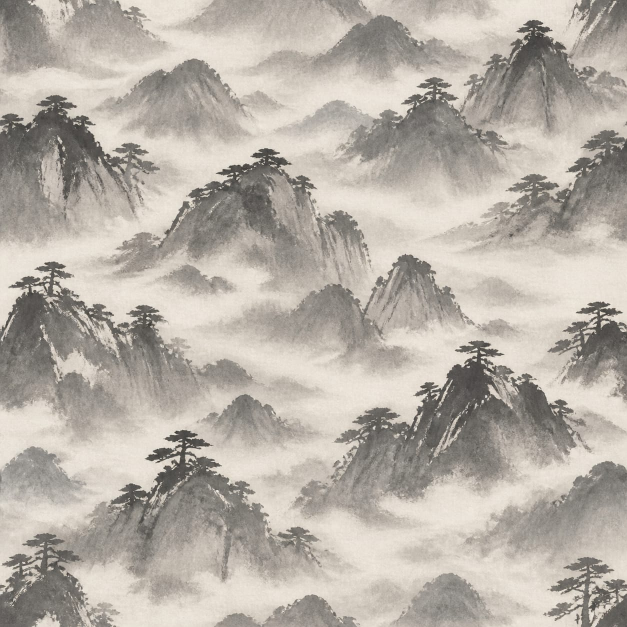
#> input picture assets/texture-sources/ink-wash-mountains-raw.jpg, 1254 x 1254 px (shown at 1/2 size)
$ python build_ink_wash_mountains.py
#> lines starting #> are read from the running program, lines starting #| are printed output that depends on the picture
### tools/theme_writer.py
"""Reusable writer for N64FlashcartMenu V1 theme PNG packages."""

from __future__ import annotations

import math
import struct
import zlib
from collections import namedtuple
from pathlib import Path
from typing import Iterable

from PIL import Image


WIDTH = 64
# Regions retain byte-sized origins.  A 32px texture can therefore start as
# late as row 255 and extend through row 286.
MAX_HEIGHT = 287
MAX_STATIC_WIDTH = 640
MAX_STATIC_HEIGHT = 480
NAME = 1
FAMILY = 2
COLORS = 3
BACKGROUND = 4
REGIONS = 5
TAB_GEOMETRY = 6
INTERNAL_BORDER = 7
TEXTURE_ANIMATION = 8
PARAMETER_ANIMATION = 9
TEXTURE_ORIGIN = 10

# Animation flag bits shared by Type 8 texture animation and Type 9 parameter
# animation. Combining PING_PONG | INTERPOLATE is valid; LOOP and PING_PONG
# are mutually exclusive playback modes.
ANIMATION_LOOP = 0
ANIMATION_PING_PONG = 1 << 0
ANIMATION_ONCE = 1 << 1
ANIMATION_REVERSED = 1 << 2
ANIMATION_INTERPOLATE = 1 << 3

# Rotation is expressed in radians per 60 Hz tick. Large fullscreen repeating
# fields can cause discomfort well below the format's technical ±0.25 limit,
# so authored themes use this conservative ceiling unless a future validator
# grants an explicit, reviewed exception.
COMFORTABLE_ROTATION_LIMIT = 0.001

COLOR_NAMES = (
    "background panel border text muted_text accent highlight tab_inactive "
    "tab_active shadow success warning gradient_tl gradient_tr gradient_bl gradient_br"
).split()
Palette = namedtuple("Palette", COLOR_NAMES)
ParameterFrame = namedtuple("ParameterFrame", (
    "background panel border text muted_text accent highlight tab_inactive "
    "tab_active shadow success warning gradient_tl gradient_tr gradient_bl gradient_br "
    "gradient_speed gradient_warp layer0_scale layer1_scale layer0_dx layer0_dy "
    "layer1_dx layer1_dy rotation layer0_alpha layer1_alpha layer0_texture layer1_texture"
), defaults=(None,) * 29)
Rectangle = namedtuple("Rectangle", "x y width height", defaults=(0, 0, 0, 0))
Animation = namedtuple("Animation", "frame_ticks flags columns", defaults=(0, 0, 1))
ParameterAnimation = namedtuple("ParameterAnimation", "frames animation")
PackedArtwork = namedtuple("PackedArtwork", "image rectangles")
TextureRegions = namedtuple("TextureRegions", "layer0 layer1 border",
                            defaults=(Rectangle(), Rectangle(), Rectangle()))
DualTextureBackground = namedtuple("DualTextureBackground", (
    "layer0_scale layer1_scale layer0_dx layer0_dy layer1_dx layer1_dy "
    "rotation layer0_alpha layer1_alpha"))


def _uint(value: int, bits: int, label: str) -> int:
    value = int(value)
    if not 0 <= value < 1 << bits:
        raise ValueError(f"{label} must be 0..{(1 << bits) - 1}")
    return value


def _finite(value: float, label: str) -> float:
    value = float(value)
    if not math.isfinite(value):
        raise ValueError(f"{label} must be finite")
    return value


def rgba(hex_rgb: str, alpha: int = 255) -> tuple[int, int, int, int]:
    """Create an RGBA tuple from a six-digit hexadecimal RGB string."""
    if len(hex_rgb) != 6:
        raise ValueError("RGB colors must contain exactly six hexadecimal digits")
    try:
        rgb = bytes.fromhex(hex_rgb)
    except ValueError as error:
        raise ValueError("RGB colors must contain hexadecimal digits") from error
    return (*rgb, _uint(alpha, 8, "alpha"))


# [16 lines left out: function lerp_rgba, not called in this run]


def close_seams(image: Image.Image) -> Image.Image:
    """Return an RGBA image whose opposite edge pixels match exactly."""
    output = image.convert("RGBA")
    if output.width < 2 or output.height < 2:
        raise ValueError("seam closure needs an image at least 2x2 pixels")
    pixels = output.load()
    for y in range(output.height):
        value = tuple((pixels[0, y][channel] + pixels[output.width - 1, y][channel]) // 2
                      for channel in range(4))
        pixels[0, y] = pixels[output.width - 1, y] = value
    for x in range(output.width):
        value = tuple((pixels[x, 0][channel] + pixels[x, output.height - 1][channel]) // 2
                      for channel in range(4))
        pixels[x, 0] = pixels[x, output.height - 1] = value
    return output


# [21 lines left out: function quantize_fixed_palette, not called in this run]


def palette(*colors) -> Palette:
    """Build the required sixteen-color palette from RGBA tuples or hex strings."""
    if len(colors) != len(COLOR_NAMES):
        raise ValueError("a theme palette must contain sixteen colors")
    normalized = []
    for color in colors:
        if isinstance(color, str):
            color = rgba(color)
        elif len(color) == 2 and isinstance(color[0], str):
            color = rgba(*color)
        if len(color) != 4:
            raise ValueError("palette colors must be RGBA tuples")
        normalized.append(tuple(_uint(channel, 8, "color channel") for channel in color))
    return Palette(*normalized)


def colors_record(colors: Palette) -> tuple[int, bytes]:
    """Encode a sixteen-color theme palette."""
    return COLORS, b"".join(bytes(color) for color in colors)


# [5 lines left out: function decode_palette, not called in this run]


def text_record(kind: int, value: str) -> tuple[int, bytes]:
    """Encode a theme name or family."""
    if kind not in (NAME, FAMILY):
        raise ValueError("text records are only valid for name and family")
    encoded = value.encode("ascii")
    if not 1 <= len(encoded) <= 63 or b"\0" in encoded:
        raise ValueError("theme text must be 1..63 non-NUL ASCII bytes")
    return kind, encoded


# [6 lines left out: function gradient_background, not called in this run]


def static_image_background() -> tuple[int, bytes]:
    """Use the complete artwork image as a non-repeating static background."""
    return BACKGROUND, bytes((5,))


def dual_texture_background(layer0_scale: float, layer1_scale: float,
                            layer0_dx: float, layer0_dy: float,
                            layer1_dx: float, layer1_dy: float,
                            rotation: float = 0, layer0_alpha: int = 255,
                            layer1_alpha: int = 255) -> tuple[int, bytes]:
    """Encode a dual-layer UV background without exposing binary packing."""
    values = tuple(_finite(value, "texture parameter") for value in (
        layer0_scale, layer1_scale, layer0_dx, layer0_dy,
        layer1_dx, layer1_dy, rotation))
    if not all(0.015625 <= scale <= 16 for scale in values[:2]):
        raise ValueError("texture scales must be 0.015625..16")
    if not all(-4 <= velocity <= 4 for velocity in values[2:6]):
        raise ValueError("texture velocities must be -4..4")
    if not -0.25 <= values[6] <= 0.25:
        raise ValueError("texture rotation must be -0.25..0.25")
    return (BACKGROUND, bytes((1,)) + struct.pack("<7f", *values)
            + bytes((_uint(layer0_alpha, 8, "layer 0 alpha"),
                     _uint(layer1_alpha, 8, "layer 1 alpha"))))


# [13 lines left out: functions decode_dual_texture_background, texture_origin, not called in this run]


def internal_border(style: int) -> tuple[int, bytes]:
    """Select one of the built-in border styles."""
    return INTERNAL_BORDER, bytes((_uint(style, 8, "border style"),))


def texture_animations(layer0_frames: int, layer0: Animation,
                       layer1_frames: int = 0,
                       layer1: Animation = Animation()) -> tuple[int, bytes]:
    """Encode animation descriptors for the two texture layers."""
    return (TEXTURE_ANIMATION,
            _pack_animation_for_frames(layer0, layer0_frames)
            + _pack_animation_for_frames(layer1, layer1_frames))


def regions_record(regions: TextureRegions, y_offset: int = 0) -> tuple[int, bytes]:
    """Encode atlas rectangles, applying the final PNG artwork-row offset."""
    packed = bytearray()
    for rectangle in regions:
        values = (rectangle.x, rectangle.y + y_offset if rectangle.height else 0,
                  rectangle.width, rectangle.height)
        packed.extend(_uint(value, 8, "region coordinate") for value in values)
    return REGIONS, bytes(packed)


def tlv(kind: int, value: bytes) -> bytes:
    return bytes((_uint(kind, 8, "record type"),)) + struct.pack(
        "<H", _uint(len(value), 16, "record length")) + value


def _pack_animation_for_frames(animation: Animation, frame_count: int) -> bytes:
    frame_count = _uint(frame_count, 8, "frame count")
    if frame_count == 0:
        return b"\0" * 5
    columns = _uint(animation.columns, 8, "animation columns")
    frame_ticks = _uint(animation.frame_ticks, 16, "animation frame ticks")
    flags = _uint(animation.flags, 8, "animation flags")
    if flags & 0xF0 or flags & 0x03 == 0x03:
        raise ValueError("animation flags contain an unsupported playback mode")
    if frame_count == 1:
        if columns not in (0, 1) or frame_ticks or flags:
            raise ValueError("single-frame animations cannot have playback settings")
        return b"\1\0\0\0\0"
    if not columns or not frame_ticks:
        raise ValueError("multi-frame animations need columns and nonzero frame ticks")
    return struct.pack("<BBHB", frame_count, columns, frame_ticks, flags)


# [78 lines left out: functions read_metadata, record_value, replace_record, decode_regions, not called in this run]


def pack_artwork(images: Iterable[Image.Image], start_y: int = 0) -> PackedArtwork:
    """Shelf-pack images into a 64-pixel-wide transparent RGBA atlas."""
    sources = [image.convert("RGBA") for image in images]
    positions = []
    x, y, row_height = 0, start_y, 0
    for image in sources:
        if image.width > WIDTH or image.height > 255:
            raise ValueError("artwork exceeds theme PNG limits")
        if x and x + image.width > WIDTH:
            x, y, row_height = 0, y + row_height, 0
        positions.append(Rectangle(x, y, image.width, image.height))
        x += image.width
        row_height = max(row_height, image.height)
    height = y + row_height
    if height >= MAX_HEIGHT:
        raise ValueError(f"packed artwork exceeds {MAX_HEIGHT - 1} rows")
    atlas = Image.new("RGBA", (WIDTH, max(height, start_y)), (0, 0, 0, 0))
    for image, rectangle in zip(sources, positions):
        atlas.alpha_composite(image, (rectangle.x, rectangle.y))
    return PackedArtwork(atlas, tuple(positions))


def pack_after_parameters(parameter_sheet: Image.Image,
                          images: Iterable[Image.Image]) -> PackedArtwork:
    """Put parameter bytes first, then shelf-pack visible artwork below them."""
    packed = pack_artwork(images, parameter_sheet.height)
    packed.image.alpha_composite(parameter_sheet.convert("RGBA"), (0, 0))
    return packed


def _channel_bytes(channel: int, value) -> bytes:
    if channel < 16:
        packed = bytes(value)
        if len(packed) != 4:
            raise ValueError("animated colors must be RGBA tuples")
        return packed
    if channel < 25:
        value = float(value)
        if not math.isfinite(value):
            raise ValueError("animated floats must be finite")
        return struct.pack("<f", value)
    value = int(value)
    if not 0 <= value <= 255:
        raise ValueError("animated byte channels must be 0..255")
    return bytes((value,))


def pack_parameter_animation(spec: ParameterAnimation,
                             metadata_rows: int = 1
                             ) -> tuple[tuple[int, bytes], Image.Image]:
    """Encode a sparse animation and its opaque RGB parameter sheet."""
    frames = tuple(spec.frames)
    if not frames:
        raise ValueError("parameter animation needs at least one frame")
    _uint(len(frames), 8, "parameter frame count")
    _uint(metadata_rows, 8, "metadata rows")
    present = [set(i for i, value in enumerate(frame) if value is not None) for frame in frames]
    if any(channels != present[0] for channels in present[1:]):
        raise ValueError("every parameter frame must specify the same channels")
    channels = sorted(present[0])
    if not channels:
        raise ValueError("parameter animation mask cannot be empty")
    mask = sum(1 << channel for channel in channels)
    payloads = [b"".join(_channel_bytes(channel, frame[channel]) for channel in channels)
                for frame in frames]
    frame_width = (len(payloads[0]) + 2) // 3
    requested_columns = _uint(spec.animation.columns, 8, "animation columns")
    columns = min(requested_columns, WIDTH // frame_width, len(frames))
    if columns <= 0:
        raise ValueError("parameter frames do not fit the theme width")
    rows = (len(frames) + columns - 1) // columns
    sheet = Image.new("RGBA", (WIDTH, rows), (0, 0, 0, 0))
    pixels = sheet.load()
    for index, payload in enumerate(payloads):
        padded = payload.ljust(frame_width * 3, b"\0")
        origin_x = index % columns * frame_width
        origin_y = index // columns
        for x in range(frame_width):
            pixels[origin_x + x, origin_y] = (*padded[x * 3:x * 3 + 3], 255)
    animation = _pack_animation_for_frames(spec.animation._replace(columns=columns), len(frames))
    record = struct.pack("<I", mask) + bytes((0, metadata_rows, frame_width, 1)) + animation
    return (PARAMETER_ANIMATION, record), sheet


def write_theme(output: Path, records: Iterable[tuple[int, bytes]], artwork: Image.Image,
                metadata_rows: int = 1) -> None:
    records = tuple(records)
    metadata_rows = _uint(metadata_rows, 8, "metadata rows")
    if not 1 <= metadata_rows <= 4:
        raise ValueError("metadata rows must be 1..4")
    body = b"".join(tlv(kind, value) for kind, value in records) + b"\0\0\0"
    header = b"N64T" + bytes((1, metadata_rows))
    header += struct.pack("<HII", 16 + len(body), 0, zlib.crc32(body)) + body
    capacity = metadata_rows * WIDTH * 3
    if len(header) > capacity:
        raise ValueError("theme metadata exceeds its declared rows")
    header = header.ljust(capacity, b"\0")
    rgba = artwork.convert("RGBA")
    static = any(kind == BACKGROUND and value == bytes((5,)) for kind, value in records)
    max_width = MAX_STATIC_WIDTH if static else WIDTH
    max_height = MAX_STATIC_HEIGHT if static else MAX_HEIGHT - metadata_rows
    if rgba.width < WIDTH or rgba.width > max_width or (not static and rgba.width != WIDTH):
        raise ValueError(f"theme artwork width must be {WIDTH}" + (f"..{max_width}" if static else ""))
    if rgba.height < 1 or rgba.height > max_height:
        raise ValueError(f"theme artwork height must be 1..{max_height}")
    canvas = Image.new("RGBA", (rgba.width, metadata_rows + rgba.height), (0, 0, 0, 0))
    canvas.alpha_composite(rgba, (0, metadata_rows))
    pixels = canvas.load()
    for y in range(metadata_rows):
        for x in range(WIDTH):
            offset = (y * WIDTH + x) * 3
            pixels[x, y] = (*header[offset:offset + 3], 255)
    output.parent.mkdir(parents=True, exist_ok=True)
    canvas.save(output, optimize=True)

### tools/build_ink_wash_mountains.py
#!/usr/bin/env python3
"""Build the animated Ink Wash Mountains theme."""

from __future__ import annotations

import math
from pathlib import Path

from PIL import Image, ImageEnhance, ImageOps

from theme_writer import (
    ANIMATION_INTERPOLATE, ANIMATION_PING_PONG, Animation, FAMILY, NAME,
    ParameterAnimation, ParameterFrame, TextureRegions, close_seams,
    colors_record, dual_texture_background, internal_border,
    pack_after_parameters, pack_parameter_animation, palette, regions_record,
    text_record, texture_animations, write_theme,
)


ROOT = Path(__file__).resolve().parents[1]
SOURCE = ROOT / "assets" / "texture-sources" / "ink-wash-mountains-raw.jpg"
OUTPUT = ROOT / "assets" / "themes" / "ink-wash-mountains.png"
ROWS = 2
SIZE = 32
FRAME_COUNT = 4


COLORS = palette(
    "171717", ("252525", 226), "9d9a90", "f3efe4",
    "b9b6ad", "858987", "d5d0c4", "323331",
    "5b5b57", "080808", "7fc498", "c7ad72",
    "222323", "434542", "6d6c67", "9b9991",
)


def mountain_layer(source: Image.Image) -> tuple[Image.Image, Image.Image]:
    source = ImageOps.fit(source.convert("RGB"), (SIZE, SIZE),
                          method=Image.Resampling.LANCZOS)
    source = ImageOps.grayscale(source)
    source = ImageEnhance.Contrast(source).enhance(1.12)
    light = source.convert("RGBA")
    base = ImageEnhance.Brightness(source).enhance(0.54).convert("RGBA")
    return close_seams(base), close_seams(light)


def mist_frames(light_source: Image.Image) -> list[Image.Image]:
    luminance = ImageOps.grayscale(light_source)
    pixels = luminance.load()
    frames = []
    # Only describe half a cycle. Ping-pong interpolation supplies the return,
    # so neither the silhouette nor its motion snaps at the loop boundary.
    for frame_index in range(FRAME_COUNT):
        phase = frame_index * math.pi / (FRAME_COUNT - 1)
        image = Image.new("RGBA", (SIZE, SIZE), (0, 0, 0, 0))
        output = image.load()
        for y in range(SIZE):
            for x in range(SIZE):
                band = math.sin(y * math.tau / 9 + phase)
                drift = math.sin(x * math.tau / SIZE + phase * 0.65)
                threshold = 168 - 20 * band - 10 * drift
                if pixels[x, y] > threshold:
                    shade = min(247, 190 + pixels[x, y] // 4)
                    output[x, y] = (shade, shade - 2, shade - 8, 255)
        frames.append(close_seams(image))
    return frames


def parameter_frames() -> list[ParameterFrame]:
    frames = []
    for index in range(8):
        phase = index * math.tau / 8
        breath = 0.5 + 0.5 * math.sin(phase - 0.4)
        frames.append(ParameterFrame(
            layer1_dx=0.0007 + 0.00135 * math.sin(phase),
            layer1_alpha=62 + round(66 * breath),
        ))
    return frames


def build() -> Path:
    mountains, light = mountain_layer(Image.open(SOURCE))
#> in mountain_layer, `base = ImageEnhance.Brightness(source).enhance(0.54).convert("RGBA")`:
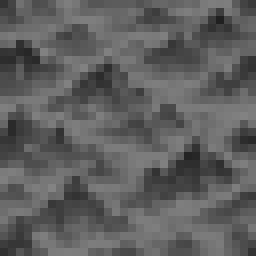
#> base: PIL image 32x32 RGBA (shown 8 times larger); mean R, G, B, A 94.6, 94.6, 94.6, 255
#> the loop in close_seams, `for y in range(output.height):` made 32 passes
#> value on passes 1 to 8: (54, 54, 54, 255), (70, 70, 70, 255), (91, 91, 91, 255), (98, 98, 98, 255), (103, 103, 103, 255), (103, 103, 103, 255), (76, 76, 76, 255), (48, 48, 48, 255)
#> the loop in close_seams, `for x in range(output.width):` made 32 passes
#> value on passes 1 to 8: (51, 51, 51, 255), (63, 63, 63, 255), (99, 99, 99, 255), (84, 84, 84, 255), (83, 83, 83, 255), (86, 86, 86, 255), (108, 108, 108, 255), (121, 121, 121, 255)
#> the loop in close_seams (call 2), `for y in range(output.height):` made 32 passes
#> value on passes 1 to 8: (101, 101, 101, 255), (131, 131, 131, 255), (170, 170, 170, 255), (183, 183, 183, 255), (191, 191, 191, 255), (191, 191, 191, 255), (143, 143, 143, 255), (91, 91, 91, 255)
#> the loop in close_seams (call 2), `for x in range(output.width):` made 32 passes
#> value on passes 1 to 8: (96, 96, 96, 255), (118, 118, 118, 255), (185, 185, 185, 255), (156, 156, 156, 255), (154, 154, 154, 255), (161, 161, 161, 255), (201, 201, 201, 255), (225, 225, 225, 255)
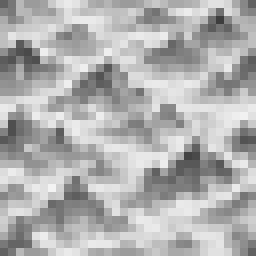
#> light: PIL image 32x32 RGBA (shown 8 times larger); mean R, G, B, A 176.1, 176.1, 176.1, 255
    mist = mist_frames(light)
#> the loop in mist_frames, `for frame_index in range(FRAME_COUNT):` made 4 passes
#> pass 1, in close_seams (call 3), `output = image.convert("RGBA")`:
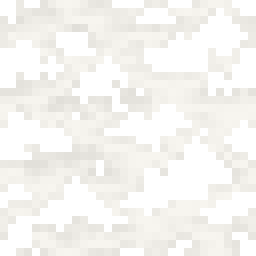
#> output: PIL image 32x32 RGBA (shown 8 times larger); mean R, G, B, A 147.8, 146.5, 142.8, 157.1; transparent parts drawn white
#> after the loop in mist_frames, `for frame_index in range(FRAME_COUNT):`:
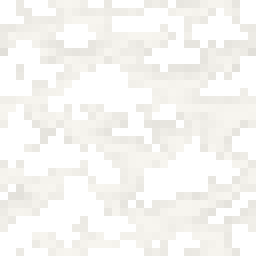
#> image: PIL image 32x32 RGBA (shown 8 times larger); mean R, G, B, A 135.8, 134.6, 131.2, 143.9; transparent parts drawn white
#> after the loop in mist_frames, `for frame_index in range(FRAME_COUNT):`: frames = 4 items
#> mist = 4 items
    parameter_record, parameter_sheet = pack_parameter_animation(
        ParameterAnimation(parameter_frames(), Animation(75, ANIMATION_INTERPOLATE, 8)),
        ROWS,
    )
    packed = pack_after_parameters(parameter_sheet, (*mist, mountains))
#> after the loop in pack_artwork, `for image, rectangle in zip(sources, positions):`:
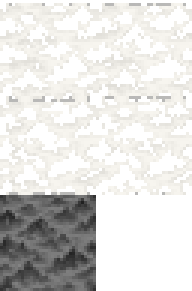
#> atlas: PIL image 64x97 RGBA (shown 3 times larger); mean R, G, B, A 109.9, 109.1, 106.8, 142.3; transparent parts drawn white
    layer1_rect, layer0_rect = packed.rectangles[0], packed.rectangles[-1]
#> layer1_rect = (0, 1, 32, 32); layer0_rect = (0, 65, 32, 32)
    records = [
        text_record(NAME, "Ink Wash Mountains"),
        text_record(FAMILY, "Materials"),
        colors_record(COLORS),
        dual_texture_background(0.52, 0.52, 0, 0, 0.0007, 0, 0, 255, 94),
        regions_record(TextureRegions(layer0_rect, layer1_rect), ROWS),
        internal_border(0),
        texture_animations(
            0, Animation(),
            FRAME_COUNT,
            Animation(100, ANIMATION_PING_PONG | ANIMATION_INTERPOLATE, 2),
        ),
        parameter_record,
    ]
    write_theme(OUTPUT, records, packed.image, ROWS)
#> in write_theme, `records = tuple(records)`: records = 8 items
#> in write_theme, `static = any(kind == BACKGROUND and value == bytes((5,)) for kind, val..`: static = False
#> in write_theme, `max_width = MAX_STATIC_WIDTH if static else WIDTH`: max_width = 64
#> in write_theme, `max_height = MAX_STATIC_HEIGHT if static else MAX_HEIGHT - metadata_rows`: max_height = 285
#> in write_theme, `canvas.alpha_composite(rgba, (0, metadata_rows))`:
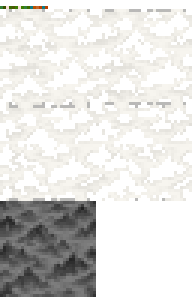
#> canvas: PIL image 64x99 RGBA (shown 3 times larger); mean R, G, B, A 108, 107.2, 104.8, 140.1; transparent parts drawn white
#> in write_theme, `canvas.save(output, optimize=True)`:
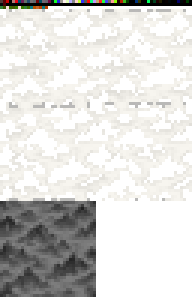
#> saved as ink-wash-mountains.png: PIL image 64x99 RGBA (shown 3 times larger); mean R, G, B, A 108.8, 108.1, 105.5, 145.2; transparent parts drawn white
    return OUTPUT


if __name__ == "__main__":
    output = build()
    print(f"wrote {output.relative_to(ROOT)}")
